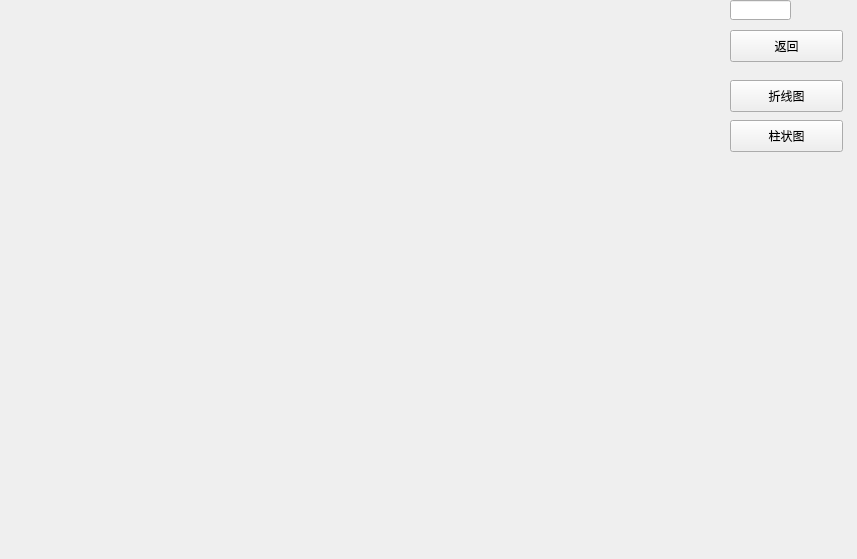
<?xml version="1.0" encoding="UTF-8"?>
<ui version="4.0">
 <class>deflectpointline</class>
 <widget class="QWidget" name="deflectpointline">
  <property name="geometry">
   <rect>
    <x>0</x>
    <y>0</y>
    <width>857</width>
    <height>559</height>
   </rect>
  </property>
  <property name="windowTitle">
   <string>挠度监测曲线</string>
  </property>
  <widget class="QCustomPlot" name="widget" native="true">
   <property name="geometry">
    <rect>
     <x>30</x>
     <y>20</y>
     <width>731</width>
     <height>501</height>
    </rect>
   </property>
  </widget>
  <widget class="QPushButton" name="returnpushButton">
   <property name="geometry">
    <rect>
     <x>730</x>
     <y>30</y>
     <width>113</width>
     <height>32</height>
    </rect>
   </property>
   <property name="text">
    <string>返回</string>
   </property>
  </widget>
  <widget class="QPushButton" name="linepushButton">
   <property name="geometry">
    <rect>
     <x>730</x>
     <y>80</y>
     <width>113</width>
     <height>32</height>
    </rect>
   </property>
   <property name="text">
    <string>折线图</string>
   </property>
  </widget>
  <widget class="QPushButton" name="barpushButton">
   <property name="geometry">
    <rect>
     <x>730</x>
     <y>120</y>
     <width>113</width>
     <height>32</height>
    </rect>
   </property>
   <property name="text">
    <string>柱状图</string>
   </property>
  </widget>
  <widget class="QLineEdit" name="lineEdit">
   <property name="geometry">
    <rect>
     <x>730</x>
     <y>0</y>
     <width>61</width>
     <height>20</height>
    </rect>
   </property>
  </widget>
 </widget>
 <customwidgets>
  <customwidget>
   <class>QCustomPlot</class>
   <extends>QWidget</extends>
   <header location="global">qcustomplot.h</header>
   <container>1</container>
  </customwidget>
 </customwidgets>
 <resources/>
 <connections/>
</ui>
